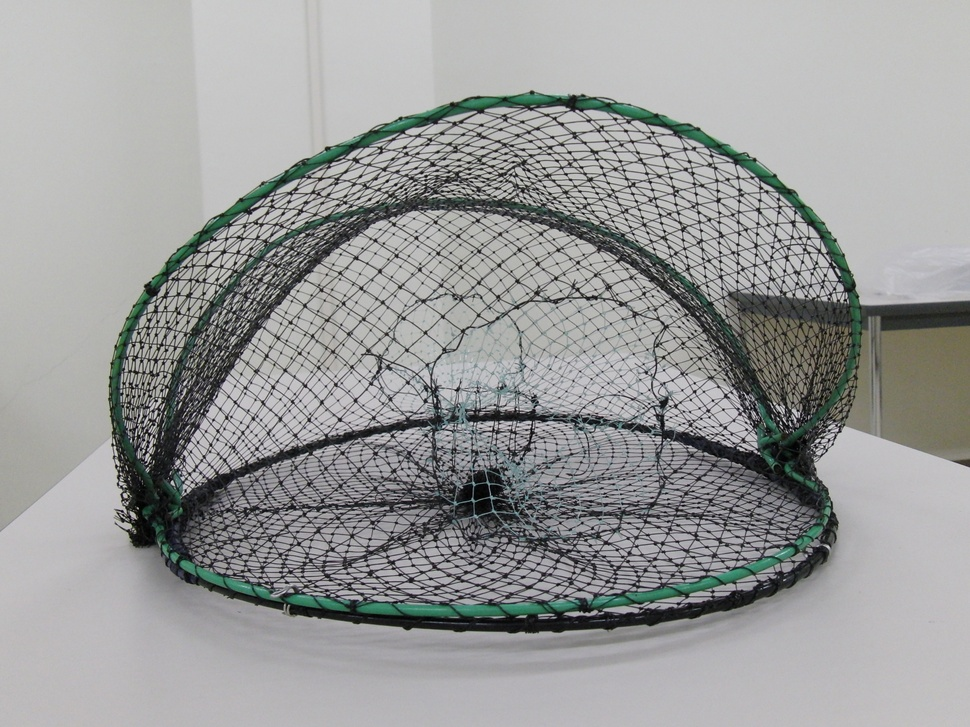
#> input picture python/images/net_model_69/CIMG4093.JPG, 970 x 727 px, shrunk from 2816 x 2112 before the run; its folder holds only this picture in this run
$ python outLines.py
#> lines starting #> are read from the running program, lines starting #| are printed output that depends on the picture; after the words box and inside, x2 and y2 are one past the last pixel; in counts of white or black regions, pixels touching at a corner belong together
import cv2
from glob import glob

IMAGE_PATH = "./images/net_model_69"

for file in glob(IMAGE_PATH + '/*.jpg'):
    img = cv2.imread(file)
#> img is the input picture: shape (727, 970, 3); mean B, G, R 153.8, 154.4, 153.3
    img_mask = cv2.Canny(img, 30, 200, apertureSize = 3) # マスクを作成
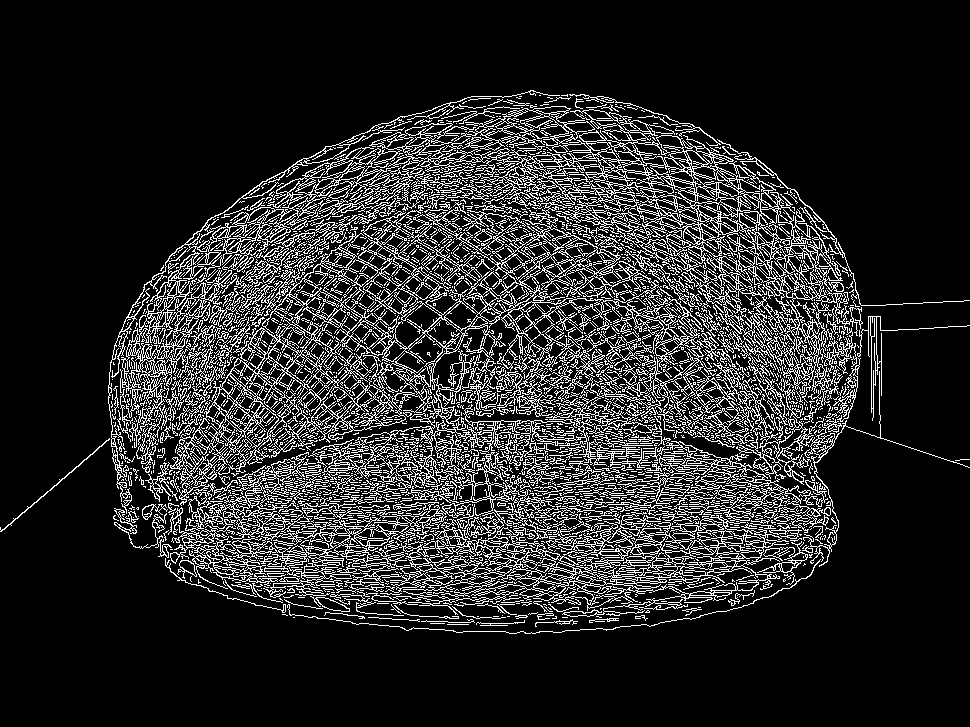
#> img_mask: shape (727, 970); 15.5% white in thin lines or dots, all inside (x1, y1, x2, y2) = (0, 90, 970, 634)
    result = cv2.bitwise_and(img, img, mask=img_mask) # 元画像とマスクを合成
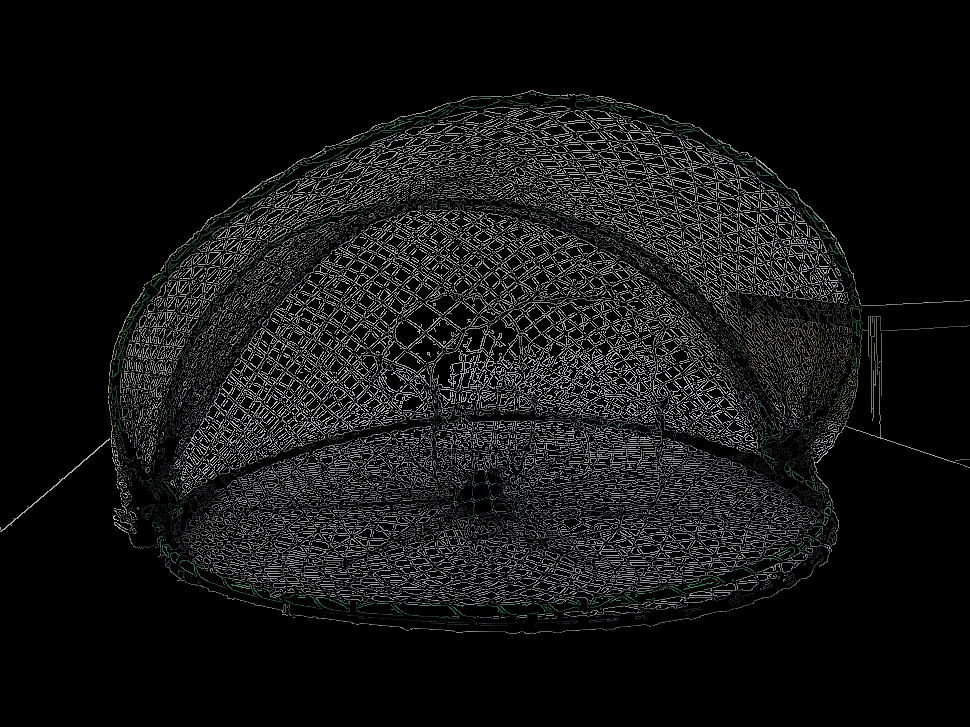
#> result: shape (727, 970, 3); mean B, G, R 19.3, 19.3, 19
    rename_file = file.replace("images", "outLineImages")
    print(rename_file)
    cv2.imwrite(rename_file, result)

$ run again, on python/images/net_model_69/CIMG4109.JPG
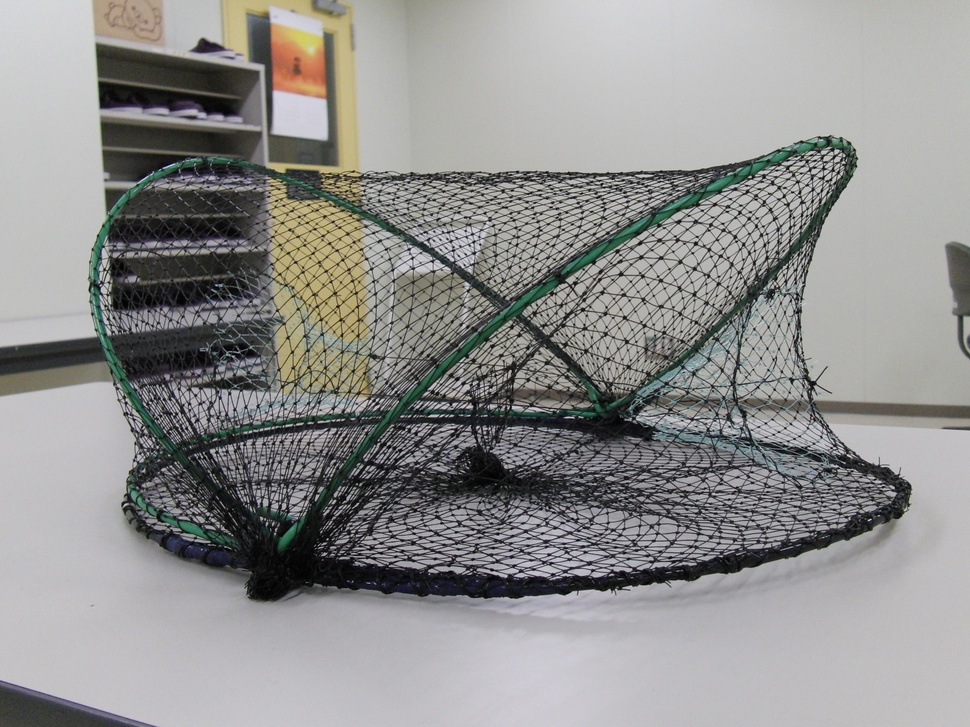
#> input picture python/images/net_model_69/CIMG4109.JPG, 970 x 727 px, shrunk from 2816 x 2112 before the run
#> img is the input picture: shape (727, 970, 3); mean B, G, R 142.8, 144.3, 144.5
#> `img_mask = cv2.Canny(img, 30, 200, apertureSize = 3)`:
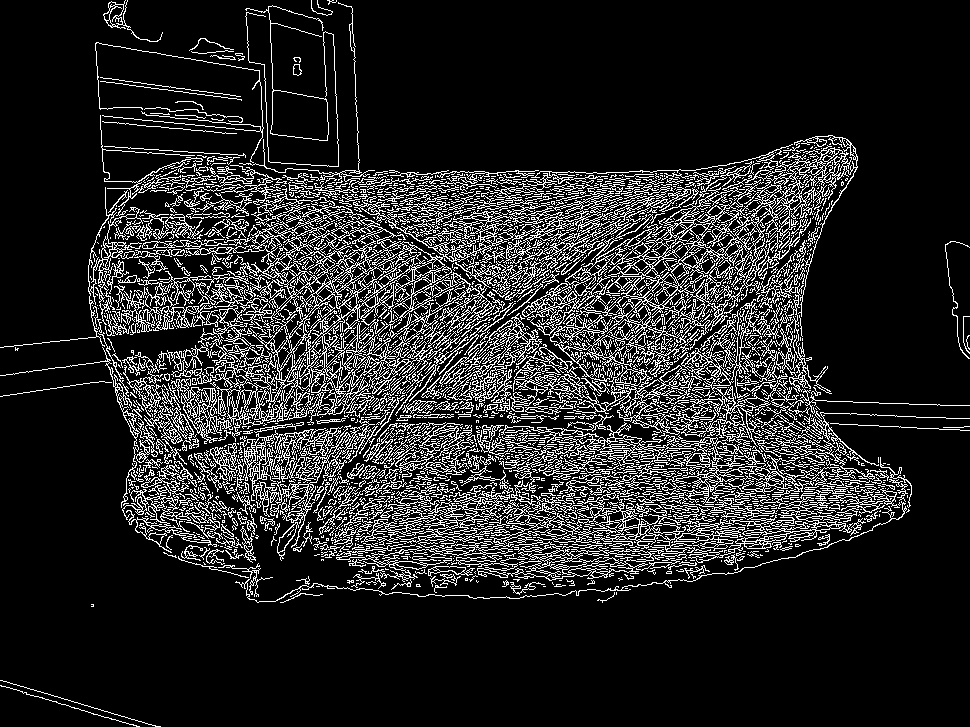
#> img_mask: shape (727, 970); 14.8% white in thin lines or dots
#> `result = cv2.bitwise_and(img, img, mask=img_mask)`:
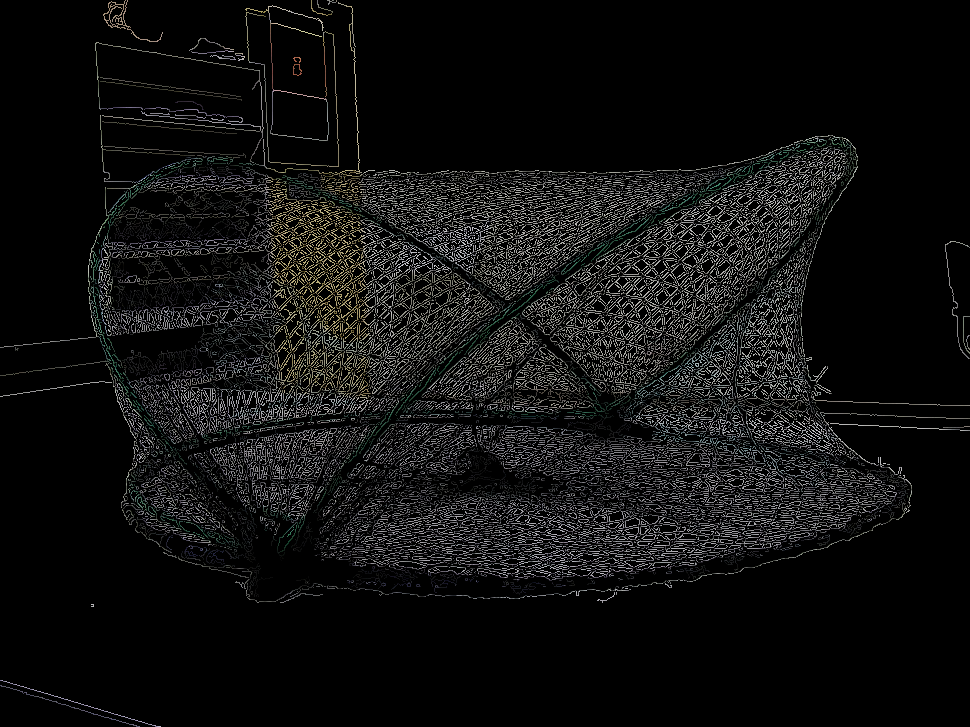
#> result: shape (727, 970, 3); mean B, G, R 15.9, 16.2, 16.1

$ run again, on python/images/net_model_69/CIMG4111.JPG
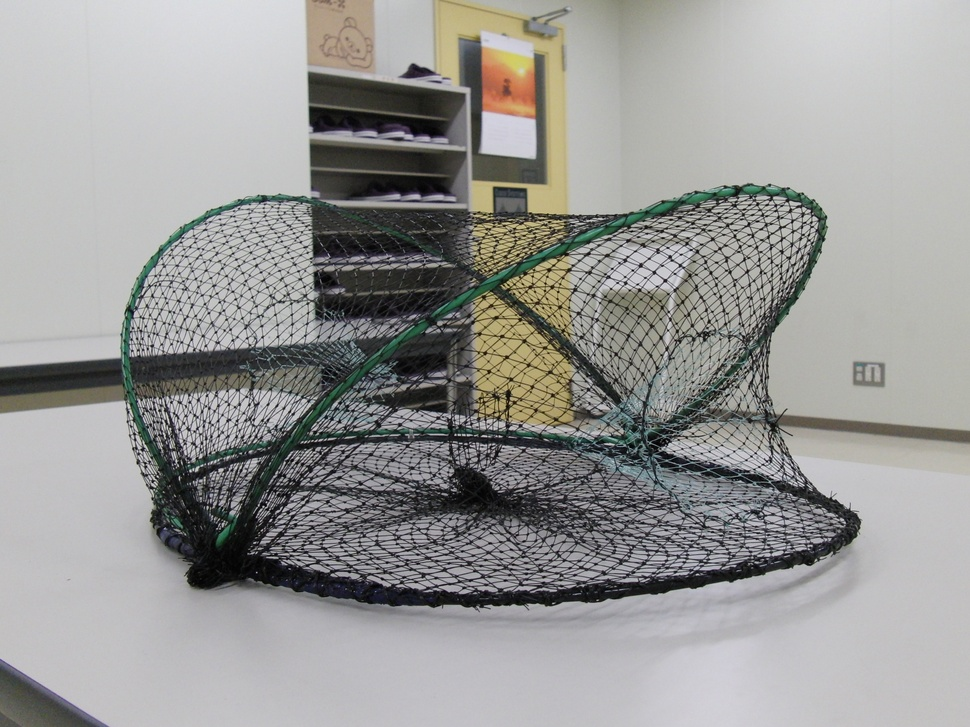
#> input picture python/images/net_model_69/CIMG4111.JPG, 970 x 727 px, shrunk from 2816 x 2112 before the run
#> img is the input picture: shape (727, 970, 3); mean B, G, R 150.5, 152.4, 152.5
#> `img_mask = cv2.Canny(img, 30, 200, apertureSize = 3)`:
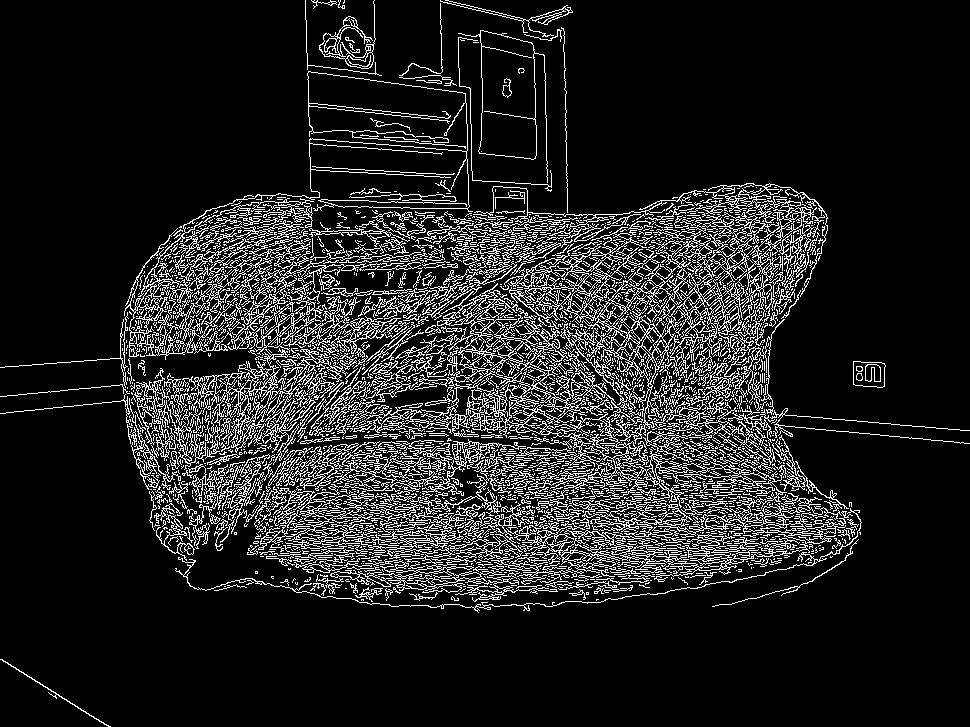
#> img_mask: shape (727, 970); 13.1% white in thin lines or dots
#> `result = cv2.bitwise_and(img, img, mask=img_mask)`:
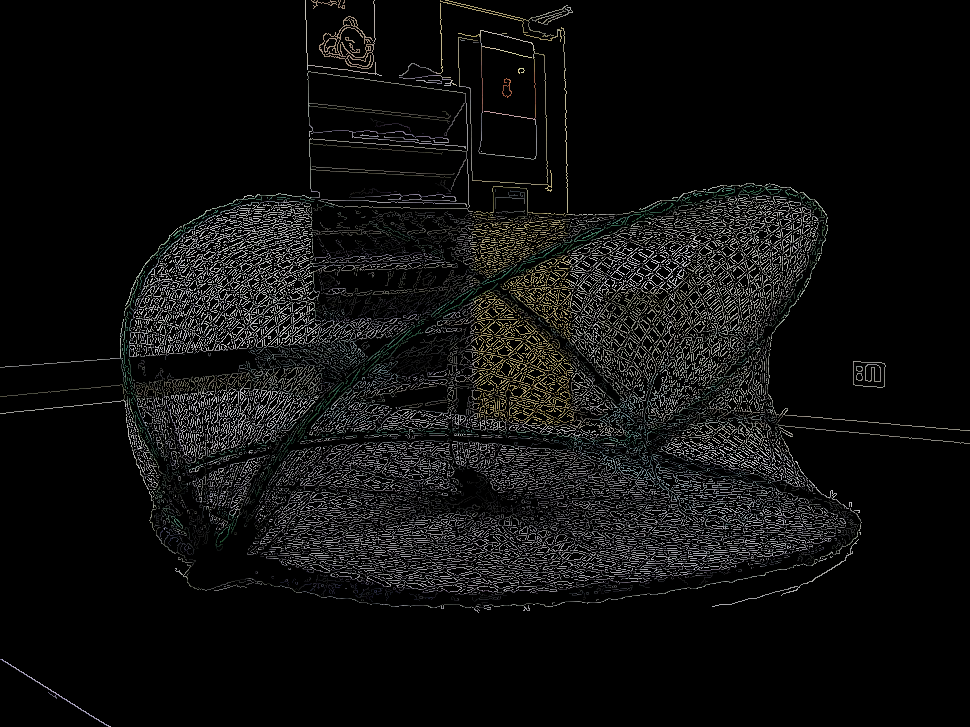
#> result: shape (727, 970, 3); mean B, G, R 14.4, 14.8, 14.7

$ run again, on python/images/net_model_69/CIMG4113.JPG
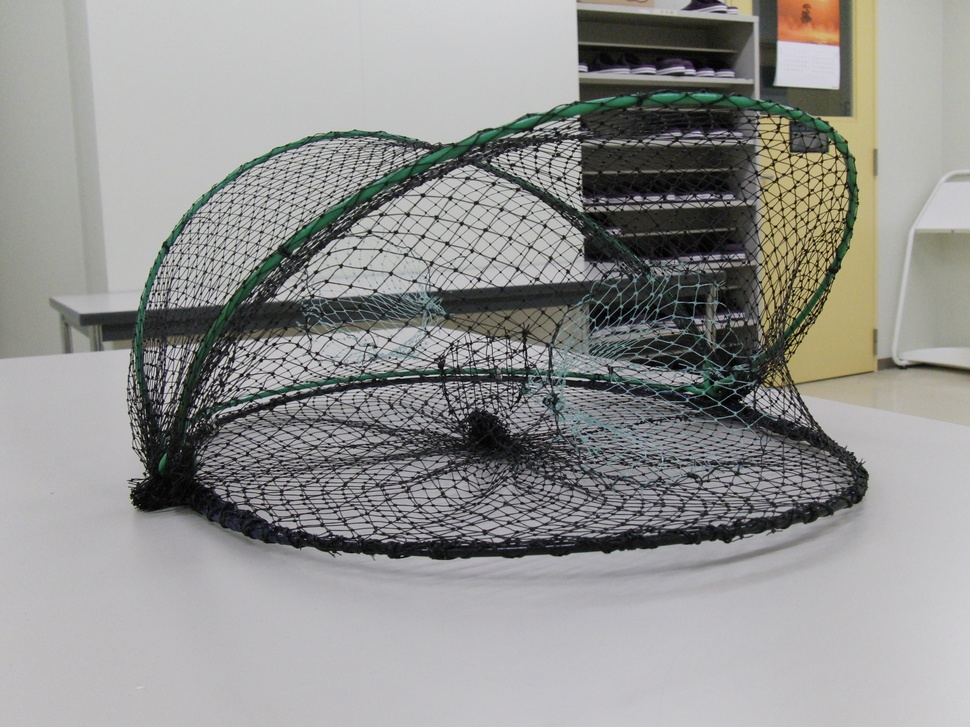
#> input picture python/images/net_model_69/CIMG4113.JPG, 970 x 727 px, shrunk from 2816 x 2112 before the run
#> img is the input picture: shape (727, 970, 3); mean B, G, R 144.4, 146.6, 146.5
#> `img_mask = cv2.Canny(img, 30, 200, apertureSize = 3)`:
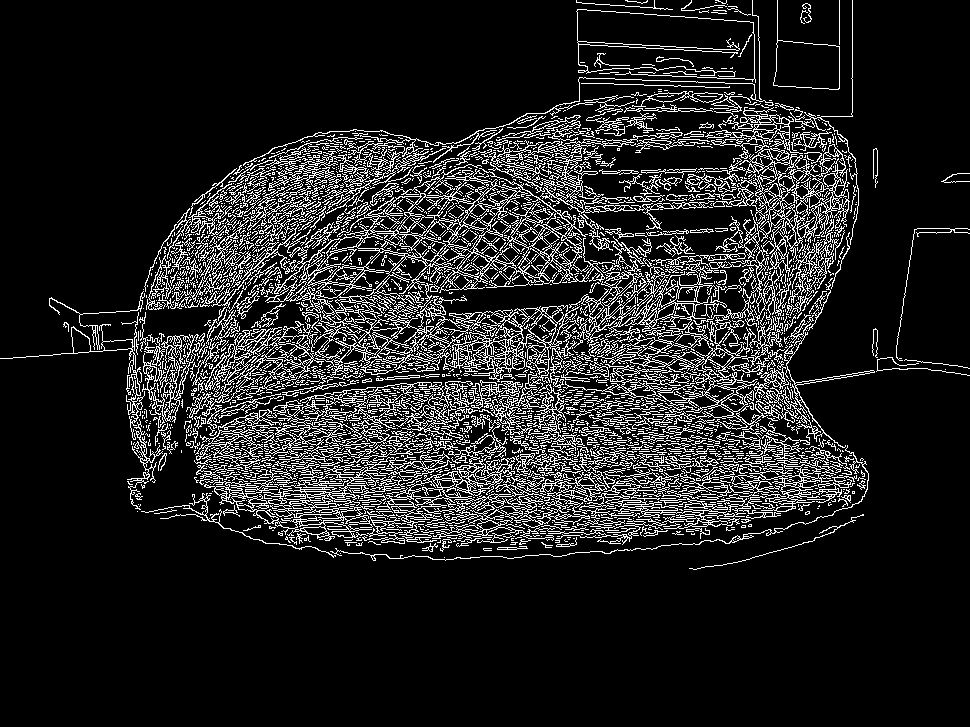
#> img_mask: shape (727, 970); 13.2% white in thin lines or dots, all inside (x1, y1, x2, y2) = (0, 0, 970, 570)
#> `result = cv2.bitwise_and(img, img, mask=img_mask)`:
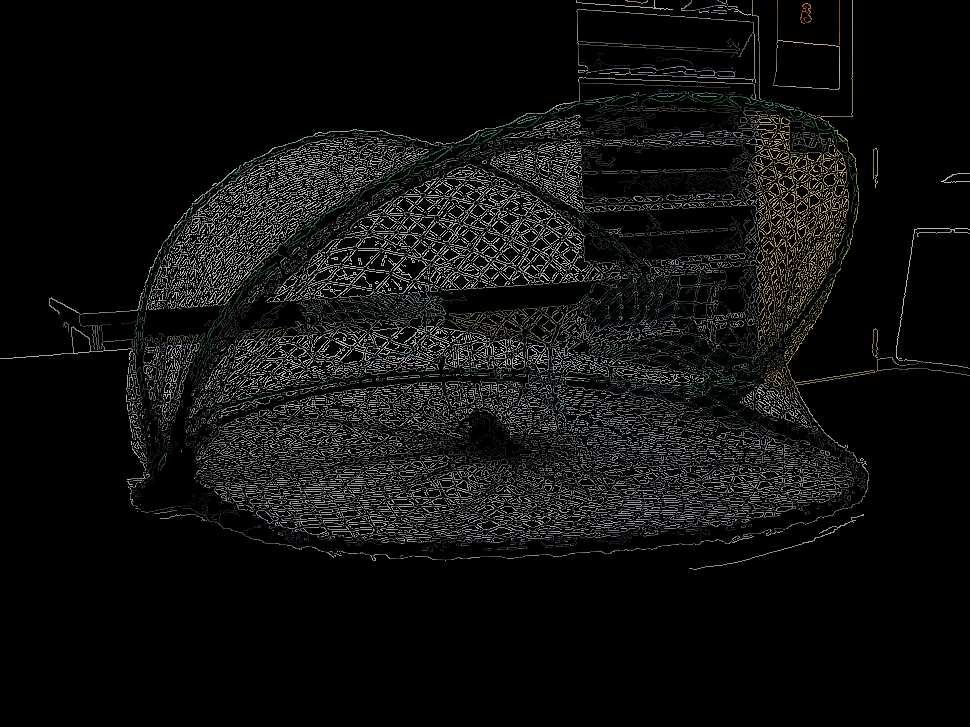
#> result: shape (727, 970, 3); mean B, G, R 14.3, 14.6, 14.5
